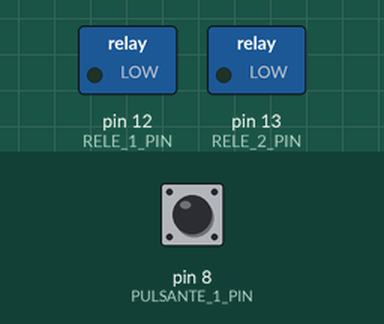
The sketch below on a simulated Arduino Uno, built with avr-gcc and run on an emulated ATmega328P. On the bench: switched loads named in the sketch (green lamp = pin HIGH). Dashed ring = blinking. Inputs (shaded band) come from the test bench; at power-on: pin 8 (PULSANTE_1_PIN) LOW.

Above: at 1.2 s.
1.3 s: pin 8 (PULSANTE_1_PIN) pulled HIGH for 3.2 s
At 4.6 s:
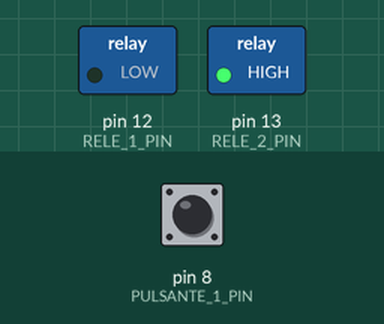
6.0 s: pin 8 (PULSANTE_1_PIN) pulled HIGH for 0.15 s
At 6.7 s:
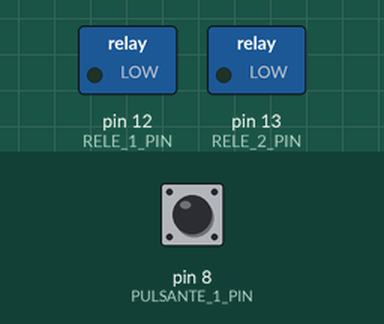
7.6 s: pin 8 (PULSANTE_1_PIN) pulled HIGH for 0.15 s
At 8.9 s:
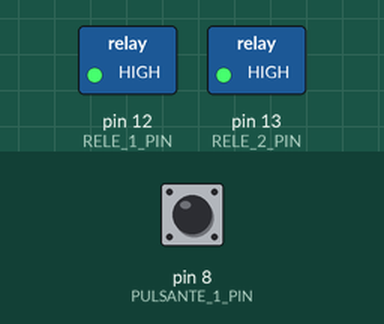
9.2 s: pin 8 (PULSANTE_1_PIN) pulled HIGH for 1 s
At 10.7 s:
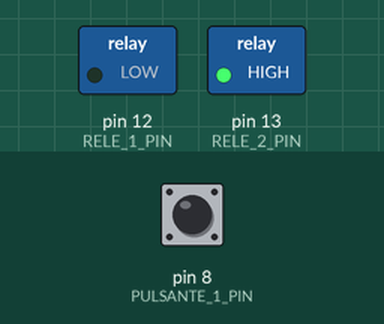
Timing chart, 0 to 12.2 s (numbered marks = the images above; inputs shaded):
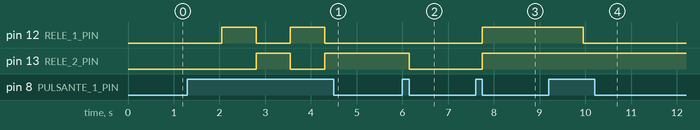

Measured:
- after the input at 1.3 s, pin 12 (RELE_1_PIN): alternates HIGH for 0.75 s and LOW for 0.75 s, 4 changes in all, then stays LOW, starting after 0.75 s; pin 13 (RELE_2_PIN): LOW → HIGH after 1.5 s, → LOW 0.75 s later, → HIGH 0.75 s later
- after the input at 6.0 s, pin 13 (RELE_2_PIN): HIGH → LOW after 0.15 s
- after the input at 7.6 s, pin 12 (RELE_1_PIN), pin 13 (RELE_2_PIN): LOW → HIGH after 0.15 s
- after the input at 9.2 s, pin 12 (RELE_1_PIN): HIGH → LOW after 0.75 s

The sketch:

main.ino
```cpp
/**
*  Questo codice permette di comandare 2 zone o gruppi di lampade con un solo pulsante.
*  Funzionamento: Se il pulsante viene premuto e rilasciato velocemente vengono attivate o disattivate le uscite,
*                 se il pulsante viene premuto mantenendolo premuto si attiva il flip-flop sulle uscite, fino al suo rilacio.
*/


/* Azioni sui relé
*    0 = stanby
*    1 = click veloce
*    2 = flip-flop
*/
int azione = 0;

#define RELE_1_PIN 12
#define RELE_2_PIN 13
#define PULSANTE_1_PIN 8

class Rele {
private:
  byte pin;
public:
  Rele(byte pin) {
    this->pin = pin;
    init();
  }
  Rele() {}
  void init() {
    pinMode(pin, OUTPUT);
    off();
  }
  void on() {
    digitalWrite(pin, HIGH);
  }
  void off() {
    digitalWrite(pin, LOW);
  }
  void change() {
    digitalWrite(pin, !digitalRead(pin));
  }
  int getData() {
    return digitalRead(pin);
  }
};

class Pulsante {
private:
  byte pin;
  bool stato;
  long tempoPressione;
public:
  Pulsante(byte pin) {
    this->pin = pin;
    init();
  }
  Pulsante() {}
  void init() {
    pinMode(pin, INPUT);
  }
  int getData() {
    return digitalRead(pin);
  }

  bool getStatoPrecedente() {
    return this->stato;
  }
  void setStatoPrecedente(bool statoPrecedente) {
    this->stato = statoPrecedente;
  }
  long getTempoPressione() {
    return this->tempoPressione;
  }
  void setTempoPressione(long tempoPressione) {
    this->tempoPressione = tempoPressione;
  }
};

Rele rele1(RELE_1_PIN);
Rele rele2(RELE_2_PIN);
Pulsante pulsante1(PULSANTE_1_PIN);

void setup() {
  Serial.begin(9600);
}

void loop() {

  //premo il pulsante (pulldown)
  if (!pulsante1.getStatoPrecedente() && pulsante1.getData()) {
    // Serial.println("Pulsante premuto");
    pulsante1.setTempoPressione(millis());
    pulsante1.setStatoPrecedente(pulsante1.getData());
    azione = 1;
  }

  //lascio il pulsante (pullup)
  if (pulsante1.getStatoPrecedente() && !pulsante1.getData()) {
    // Serial.println("fine conteggio");
    // long tP = millis() - pulsante1.getTempoPressione();
    // Serial.print("Pulsante rilasciato dopo (ms): ");
    // Serial.println(tP);
    if (azione == 1) {
      if (rele1.getData() || rele2.getData()) {
        rele1.off();
        rele2.off();
      } else {
        rele1.change();
        rele2.change();
      }
    } else {
      azione = 0;
    }
    pulsante1.setStatoPrecedente(pulsante1.getData());
  }

  long durataPressione = millis() - pulsante1.getTempoPressione();
  if (pulsante1.getData() && durataPressione == 750) {
    azione = 2;
    pulsante1.setTempoPressione(millis());  // resetto tPressione per ricominciare il ciclo
  }

  if (azione == 2) {
    if (rele1.getData()) {
      rele2.on();
      rele1.off();
    } else {
      rele1.on();
      rele2.off();
    }
    azione = 0;
  }
}
```
